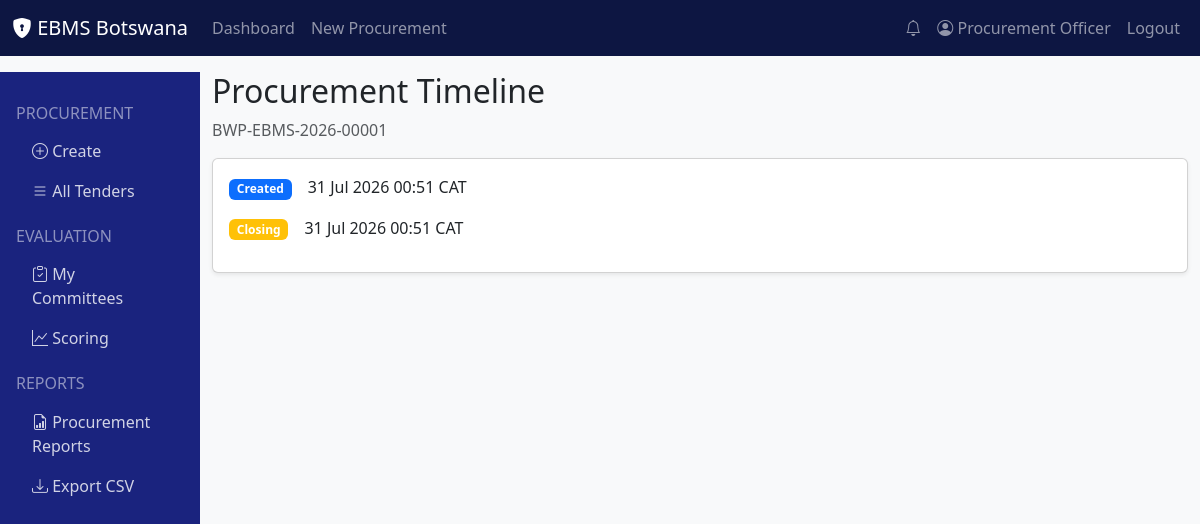
Screenshot of /procurement/1/timeline (signed in) with the database file from the repository.
### models/user.py (models this page shows, shortened)
class User(UserMixin, db.Model):
    __tablename__ = 'users'
    id = db.Column(db.Integer, primary_key=True)
    username = db.Column(db.String(80), unique=True, nullable=False, index=True)
    email = db.Column(db.String(120), unique=True, nullable=False, index=True)
    password_hash = db.Column(db.String(256), nullable=False)
    first_name = db.Column(db.String(100), nullable=False)
    last_name = db.Column(db.String(100), nullable=False)
    phone = db.Column(db.String(20))
    department = db.Column(db.String(100))
    is_active = db.Column(db.Boolean, default=True)
    is_verified = db.Column(db.Boolean, default=False)
    mfa_enabled = db.Column(db.Boolean, default=False)
    mfa_secret = db.Column(db.String(100))
    last_login = db.Column(db.DateTime)
    last_ip = db.Column(db.String(45))
    failed_logins = db.Column(db.Integer, default=0)
    locked_until = db.Column(db.DateTime)
    created_at = db.Column(db.DateTime, default=lambda: datetime.now(pytz.timezone('Africa/Gaborone')))
    updated_at = db.Column(db.DateTime, default=lambda: datetime.now(pytz.timezone('Africa/Gaborone')),
                          onupdate=lambda: datetime.now(pytz.timezone('Africa/Gaborone')))
    role_id = db.Column(db.Integer, db.ForeignKey('roles.id'))
    role = db.relationship('Role', back_populates='users')
    procurements = db.relationship('Procurement', foreign_keys='Procurement.created_by',
                                   back_populates='created_by_user', lazy='dynamic')
    committee_memberships = db.relationship('CommitteeMember', back_populates='user', lazy='dynamic')
    audit_logs = db.relationship('AuditLog', back_populates='user', lazy='dynamic')
    notifications = db.relationship('Notification', back_populates='user', lazy='dynamic')
    def get_full_name(self):
        return f"{self.first_name} {self.last_name}"
    def has_role(self, role_name):
        return self.role and self.role.name == role_name

### models/procurement.py (models this page shows, shortened)
class Procurement(db.Model):
    __tablename__ = 'procurements'
    id = db.Column(db.Integer, primary_key=True)
    tender_number = db.Column(db.String(100), unique=True, nullable=False, index=True)
    title = db.Column(db.String(500), nullable=False)
    description = db.Column(db.Text)
    category = db.Column(db.String(50), nullable=False)
    procurement_method = db.Column(db.String(100), nullable=False)
    submission_method = db.Column(db.String(50), default='single_envelope')
    evaluation_method = db.Column(db.String(100))
    estimated_value = db.Column(db.Numeric(15, 2))
    currency = db.Column(db.String(3), default='BWP')
    funding_source = db.Column(db.String(200))
    budget_confirmed = db.Column(db.Boolean, default=False)
    ppra_code = db.Column(db.String(50))
    ppra_sub_code = db.Column(db.String(50))
    ppra_grade = db.Column(db.String(20))
    status = db.Column(db.String(50), default='draft', index=True)
    publication_date = db.Column(db.DateTime)
    closing_date = db.Column(db.DateTime, index=True)
    opening_date = db.Column(db.DateTime)
    cooling_off_end = db.Column(db.DateTime)
    validity_days = db.Column(db.Integer, default=90)
    has_lots = db.Column(db.Boolean, default=False)
    lot_count = db.Column(db.Integer, default=1)
    reservation_scheme = db.Column(db.String(100))
    preference_percentage = db.Column(db.Numeric(5, 2))
    citizen_participation_required = db.Column(db.Boolean, default=False)
    approved_by = db.Column(db.Integer, db.ForeignKey('users.id'))
    approved_at = db.Column(db.DateTime)
    approval_notes = db.Column(db.Text)
    created_by = db.Column(db.Integer, db.ForeignKey('users.id'), nullable=False)
    created_at = db.Column(db.DateTime, default=lambda: datetime.now(pytz.timezone('Africa/Gaborone')))
    updated_at = db.Column(db.DateTime, default=lambda: datetime.now(pytz.timezone('Africa/Gaborone')),
                          onupdate=lambda: datetime.now(pytz.timezone('Africa/Gaborone')))
    created_by_user = db.relationship('User', foreign_keys=[created_by], back_populates='procurements')
    approver = db.relationship('User', foreign_keys=[approved_by])
    documents = db.relationship('ProcurementDocument', back_populates='procurement', lazy='dynamic', cascade='all, delete-orphan')
    workspace = db.relationship('Workspace', back_populates='procurement', uselist=False, cascade='all, delete-orphan')
    bidders = db.relationship('Bidder', back_populates='procurement', lazy='dynamic')
    bid_submissions = db.relationship('BidSubmission', back_populates='procurement', lazy='dynamic')
    bid_openings = db.relationship('BidOpening', back_populates='procurement', lazy='dynamic')
    committees = db.relationship('EvaluationCommittee', back_populates='procurement', lazy='dynamic')
    technical_evaluations = db.relationship('TechnicalEvaluation', back_populates='procurement', lazy='dynamic')
    financial_evaluations = db.relationship('FinancialEvaluation', back_populates='procurement', lazy='dynamic')
    clarifications = db.relationship('Clarification', back_populates='procurement', lazy='dynamic')
    awards = db.relationship('Award', back_populates='procurement', lazy='dynamic')
    complaints = db.relationship('Complaint', back_populates='procurement', lazy='dynamic')
    audit_logs = db.relationship('AuditLog', back_populates='procurement', lazy='dynamic')
    notifications = db.relationship('Notification', back_populates='procurement', lazy='dynamic')

### routes/procurement.py (the view)
@bp.route('/<int:id>/timeline')
@login_required
def timeline(id):
    procurement = Procurement.query.get_or_404(id)
    if current_user.has_role('Bidder') and procurement.status in ['draft', 'internal_review', 'approved_for_publication']:
        abort(403)
    return render_template('procurement/timeline.html', procurement=procurement)

### app.py (called while the page is built)
@login_manager.user_loader
def load_user(user_id):
    from models.user import User
    return User.query.get(int(user_id))

### utils/date_validator.py (called while the page is built)
def format_botswana_time(value):
    if value is None:
        return ''
    if isinstance(value, str):
        try:
            value = datetime.fromisoformat(value)
        except:
            return value
    return value.strftime('%d %b %Y %H:%M') + ' CAT'

### templates/procurement/timeline.html (shortened to what this page needs)
{% extends "base.html" %}
{% block content %}
<h2>Procurement Timeline</h2>
<p class="text-muted">{{ procurement.tender_number }}</p>
<div class="card shadow-sm">
    <div class="card-body">
        <div class="timeline">
            <div class="d-flex mb-3">
                <div class="flex-shrink-0"><span class="badge bg-primary">Created</span></div>
                <div class="flex-grow-1 ms-3">{{ procurement.created_at | botswana_time }}</div>
            </div>
            {% if procurement.closing_date %}
            <div class="d-flex mb-3">
                <div class="flex-shrink-0"><span class="badge bg-warning">Closing</span></div>
                <div class="flex-grow-1 ms-3">{{ procurement.closing_date | botswana_time }}</div>
            </div>
            {% endif %}
        </div>
    </div>
</div>
{% endblock %}

### templates/base.html (shortened to what this page needs)
<!DOCTYPE html>
<html lang="en">
<head>
    <link href="https://cdn.jsdelivr.net/npm/bootstrap@5.3.2/dist/css/bootstrap.min.css" rel="stylesheet">
    <link rel="stylesheet" href="https://cdn.jsdelivr.net/npm/bootstrap-icons@1.11.1/font/bootstrap-icons.css">
</head>
<body class="bg-light">
    <nav class="navbar navbar-expand-lg navbar-dark" style="background: #0d1642;">
        <div class="container-fluid">
            <a class="navbar-brand" href="{{ url_for('dashboard.index') }}">
                <i class="bi bi-shield-lock-fill"></i> EBMS Botswana
            </a>
            <div class="collapse navbar-collapse">
                <ul class="navbar-nav me-auto">
                    {% if current_user.is_authenticated %}
                    <li class="nav-item"><a class="nav-link" href="{{ url_for('dashboard.index') }}">Dashboard</a></li>
                    <li class="nav-item"><a class="nav-link" href="{{ url_for('procurement.create') }}">New Procurement</a></li>
                    {% endif %}
                </ul>
                <ul class="navbar-nav">
                    {% if current_user.is_authenticated %}
                    <li class="nav-item"><a class="nav-link" href="{{ url_for('notifications.index') }}"><i class="bi bi-bell"></i></a></li>
                    <li class="nav-item"><a class="nav-link" href="{{ url_for('auth.profile') }}"><i class="bi bi-person-circle"></i> {{ current_user.get_full_name() }}</a></li>
                    <li class="nav-item"><a class="nav-link" href="{{ url_for('auth.logout') }}">Logout</a></li>
                    {% else %}
                    <li class="nav-item"><a class="nav-link" href="{{ url_for('auth.login') }}">Login</a></li>
                    <li class="nav-item"><a class="nav-link" href="{{ url_for('auth.register') }}">Register</a></li>
                    {% endif %}
                </ul>
            </div>
        </div>
    </nav>
    <div class="container-fluid mt-3">
        <div class="row">
            {% if current_user.is_authenticated %}
            <div class="col-md-2 d-none d-md-block sidebar p-3">
                {% if not current_user.has_role('Bidder') %}
                <h6 class="text-white-50 text-uppercase mt-3">Procurement</h6>
                <nav class="nav flex-column">
                    <a class="nav-link" href="{{ url_for('procurement.create') }}"><i class="bi bi-plus-circle"></i> Create</a>
                    <a class="nav-link" href="{{ url_for('procurement.list_tenders') }}"><i class="bi bi-list"></i> All Tenders</a>
                </nav>
                <h6 class="text-white-50 text-uppercase mt-3">Evaluation</h6>
                <nav class="nav flex-column">
                    <a class="nav-link" href="#"><i class="bi bi-clipboard-check"></i> My Committees</a>
                    <a class="nav-link" href="#"><i class="bi bi-graph-up"></i> Scoring</a>
                </nav>
                {% endif %}
                {% if current_user.role and current_user.role.name in ['Procurement Unit', 'Procurement Oversight Unit', 'Accounting Officer', 'System Administrator'] %}
                <h6 class="text-white-50 text-uppercase mt-3">Reports</h6>
                <nav class="nav flex-column">
                    <a class="nav-link" href="{{ url_for('procurement.list_tenders') }}"><i class="bi bi-file-earmark-bar-graph"></i> Procurement Reports</a>
                    <a class="nav-link" href="{{ url_for('reports.export_csv') }}"><i class="bi bi-download"></i> Export CSV</a>
                </nav>
                {% endif %}
            </div>
            <div class="col-md-10">
            {% else %}
            <div class="col-12">
            {% endif %}
                {% block content %}{% endblock %}
            </div>
        </div>
    </div>
</body>
</html>

### templates/base.html (style rules this page uses)
.sidebar { min-height: 100vh; background: #1a237e; }
.sidebar .nav-link { color: rgba(255,255,255,0.8); }

### rows the page displays
User: get_full_name "Procurement Officer"
Procurement: tender_number "BWP-EBMS-2026-00001", created_at|botswana_time "31 Jul 2026 00:51 CAT", closing_date|botswana_time "31 Jul 2026 00:51 CAT"
